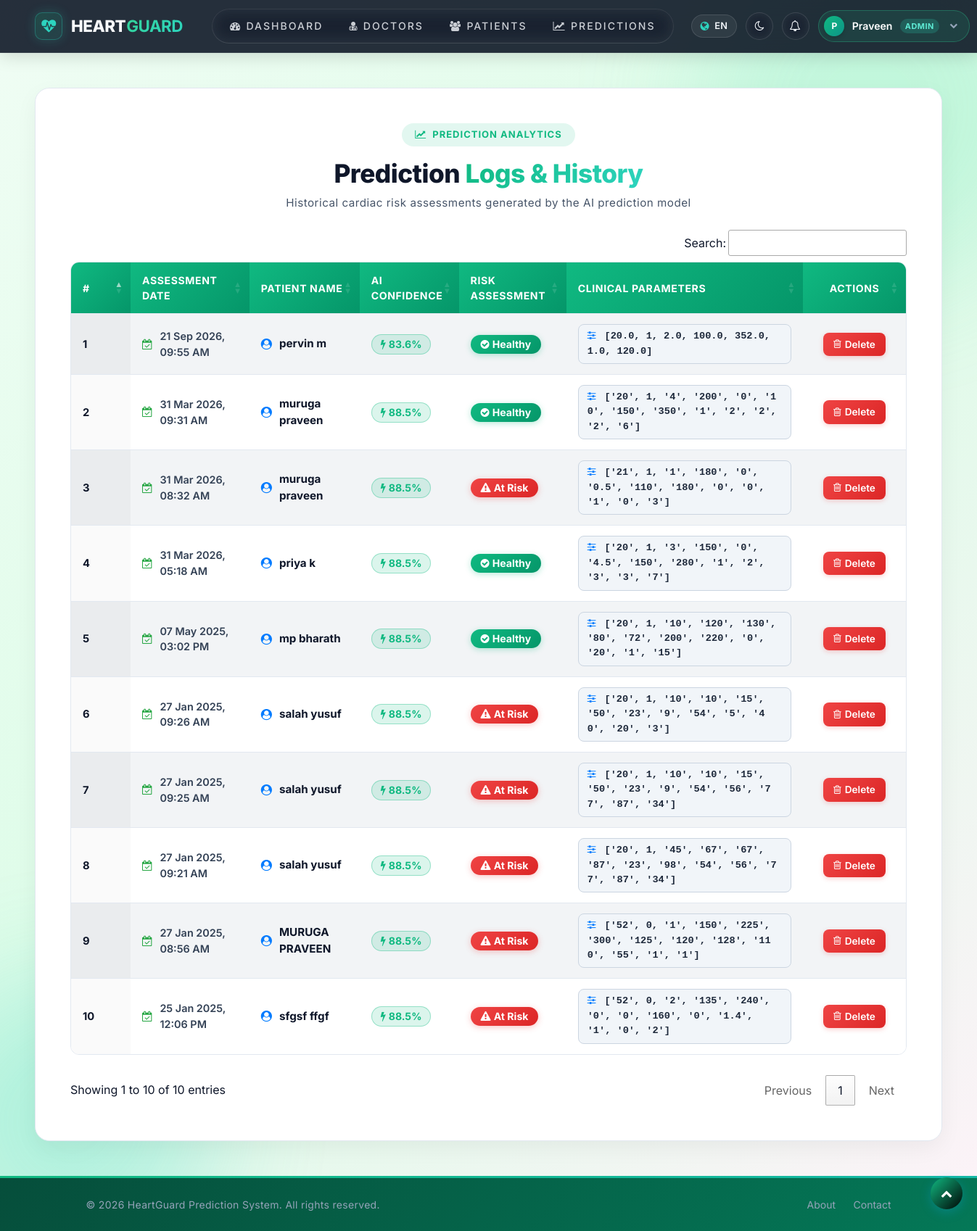
The page /view_search_pat (signed in) on the database its author committed.
### health/models.py (models this page shows, shortened)
class Search_Data(models.Model):
    patient = models.ForeignKey(Patient, on_delete=models.CASCADE, null=True)
    prediction_accuracy = models.CharField(max_length=100,null=True,blank=True)
    result = models.CharField(max_length=100,null=True,blank=True)
    values_list = models.CharField(max_length=100,null=True,blank=True)
    created = models.DateTimeField(auto_now=True,null=True)

class Patient(models.Model):
    user = models.ForeignKey(User, on_delete=models.CASCADE, null=True)
    contact = models.CharField(max_length=100, null=True)
    address = models.CharField(max_length=100, null=True)
    dob = models.DateField(null=True)
    image = models.FileField(null=True)

### health/views.py (the view)
# urls.py: path('view_search_pat', view_search_pat,name="view_search_pat"),
@login_required(login_url="login")
def view_search_pat(request):
    doc = None
    try:
        doc = Doctor.objects.get(user=request.user)
        data = Search_Data.objects.filter(patient__address__icontains=doc.address).order_by('-id')
    except:
        try:
            doc = Patient.objects.get(user=request.user)
            data = Search_Data.objects.filter(patient=doc).order_by('-id')
        except:
            data = Search_Data.objects.all().order_by('-id')
    return render(request,'view_search_pat.html',{'data':data})

### health/templates/view_search_pat.html (shortened to what this page needs)
{% extends 'index.html' %}
{% load static %}
{% block body %}
<div class="container-fluid px-lg-5 py-5">
    <div class="prediction-logs-card card p-4 p-md-5">
        <div class="section-header text-center mb-4">
            <div class="badge-label mb-2" style="display:inline-block; background: rgba(16,185,129,0.12); color: #10b981; font-weight: 700; font-size: 13px; padding: 6px 18px; border-radius: 50px; letter-spacing: 1px; text-transform: uppercase;">
                <i class="fa fa-line-chart mr-1"></i> Prediction Analytics
            </div>
            <h2 style="font-size: 2.2rem; font-weight: 800; letter-spacing: -0.5px; color: var(--text-primary); margin-top: 8px;">
                Prediction <span class="gradient-text">Logs & History</span>
            </h2>
            <p style="color: var(--text-secondary); font-size: 0.95rem; margin-top: 6px;">
                Historical cardiac risk assessments generated by the AI prediction model
            </p>
        </div>
        <div class="table-responsive">
            <table id="example" class="display table table-hover" style="width:100%">
                <thead>
                    <tr>
                        <th style="width: 50px;">#</th>
                        <th>Assessment Date</th>
                        {% if not request.user.patient_set.all.0 %}
                            <th>Patient Name</th>
                        {% endif %}
                        <th>AI Confidence</th>
                        <th>Risk Assessment</th>
                        <th>Clinical Parameters</th>
                        <th style="width: 110px; text-align: center;">Actions</th>
                    </tr>
                </thead>
                <tbody>
                {% for i in data %}
                    <tr>
                        <td class="font-weight-bold">{{forloop.counter}}</td>
                        <td>
                            <span class="log-date-badge">
                                <i class="fa fa-calendar-check-o text-success mr-1"></i>
                                {{i.created|date:"d M Y, h:i A"|default:"Recent"}}
                            </span>
                        </td>
                        {% if not request.user.patient_set.all.0 %}
                        <td>
                            <span class="log-patient-badge">
                                <i class="fa fa-user-circle text-primary mr-1"></i>
                                {% if i.patient.user.first_name or i.patient.user.last_name %}
                                    {{i.patient.user.first_name}} {{i.patient.user.last_name}}
                                {% else %}
                                    {{i.patient.user.username|default:"Patient"}}
                                {% endif %}
                            </span>
                        </td>
                        {% endif %}
                        <td>
                            <span class="badge" style="background: rgba(16,185,129,0.15); color: #10b981; font-weight: 700; border: 1px solid rgba(16,185,129,0.35); font-size: 0.88rem; padding: 6px 12px; border-radius: 20px;">
                                <i class="fa fa-bolt mr-1"></i>{{i.prediction_accuracy|floatformat:1}}%
                            </span>
                        </td>
                        <td>
                            {% if i.result == "0" %}
                                <span class="badge" style="background: linear-gradient(135deg, #10b981 0%, #059669 100%); color: #ffffff; font-size: 0.88rem; padding: 6px 14px; border-radius: 20px; font-weight: 700; box-shadow: 0 2px 8px rgba(16,185,129,0.3);">
                                    <i class="fa fa-check-circle mr-1"></i>Healthy
                                </span>
                            {% else %}
                                <span class="badge" style="background: linear-gradient(135deg, #ef4444 0%, #dc2626 100%); color: #ffffff; font-size: 0.88rem; padding: 6px 14px; border-radius: 20px; font-weight: 700; box-shadow: 0 2px 8px rgba(239,68,68,0.3);">
                                    <i class="fa fa-exclamation-triangle mr-1"></i>At Risk
                                </span>
                            {% endif %}
                        </td>
                        <td>
                            <div class="data-values-box" title="Clinical Parameter Values">
                                <i class="fa fa-sliders mr-1 text-primary"></i>
                                {{i.values_list}}
                            </div>
                        </td>
                        <td style="text-align: center;">
                            <a href="/delete_searched/{{i.id}}" class="btn-delete-log" onclick="return confirm('Are you sure you want to delete this prediction log?')" title="Delete Log">
                                <i class="fa fa-trash-o"></i> Delete
                            </a>
                        </td>
                    </tr>
                {% endfor %}
                </tbody>
            </table>
        </div>
    </div>
</div>
{% endblock %}

### health/templates/index.html (shortened to what this page needs)
<!DOCTYPE html>
{% load static %}
<html lang="en" id="htmlRoot">
<head>
	<link rel="stylesheet" href="{% static 'css/bootstrap.css' %}">
	<link href="{% static 'css/css_slider.css' %}" type="text/css" rel="stylesheet" media="all">
	<link rel="stylesheet" href="{% static 'css/style.css' %}" type="text/css" media="all" />
	<link href="{% static 'css/font-awesome.min.css' %}" rel="stylesheet">
	<link rel="stylesheet" href="https://cdnjs.cloudflare.com/ajax/libs/animate.css/4.1.1/animate.min.css"/>
<link rel='stylesheet' type='text/css' href="https://cdn.datatables.net/1.10.21/css/jquery.dataTables.min.css">
<link rel='stylesheet' type='text/css' href="https://cdn.datatables.net/buttons/1.6.2/css/buttons.dataTables.min.css">
</head>
<body>
	<div id="home">
		<nav class="modern-navbar" id="mainNavbar">
			<div class="container-fluid px-lg-5">
				<div class="navbar-container">
					<a href="{% url 'home' %}" class="navbar-brand">
						<div class="navbar-brand-icon-wrap">
							<i class="fa fa-heartbeat"></i>
						</div>
						<span class="brand-main">Heart<span class="brand-accent">Guard</span></span>
					</a>
					<div class="navbar-menu" id="navbarMenu">
						{% if request.user.is_staff %}
							<a href="{% url 'admin_home' %}" class="nav-link-item"><i class="fa fa-dashboard"></i> <span data-i18n="dashboard">Dashboard</span></a>
							<a href="/view_doctor" class="nav-link-item"><i class="fa fa-user-md"></i> <span data-i18n="doctors">Doctors</span></a>
							<a href="/view_patient" class="nav-link-item"><i class="fa fa-users"></i> <span data-i18n="patients">Patients</span></a>
							<a href="/view_search_pat" class="nav-link-item"><i class="fa fa-line-chart"></i> <span data-i18n="predictions">Predictions</span></a>
						{% endif %}
					</div>
					<div class="navbar-auth">
						<button class="lang-switch-btn" id="languageToggle" title="Switch Language / மொழியை மாற்றவும்" aria-label="Toggle language">
							<i class="fa fa-globe"></i>
							<span id="langLabel">EN</span>
						</button>
						<button class="nav-icon-btn" id="themeToggleBtn" title="Toggle Dark / Light Mode" aria-label="Toggle dark mode">
							<i class="fa fa-moon-o" id="themeIcon"></i>
						</button>
						{% if request.user.is_authenticated %}
							<a href="{% url 'view_notifications' %}" class="nav-icon-btn" title="Notifications" aria-label="Notifications" style="text-decoration:none;"><i class="fa fa-bell-o"></i></a>
							<div class="navbar-dropdown" id="userMenuDropdown">
								<button class="navbar-user-pill" type="button" aria-expanded="false">
									<div class="navbar-user-avatar">
										{{ request.user.username|make_list|first|upper }}
									</div>
									<span class="navbar-user-name">{{ request.user.username }}</span>
									{% if request.user.is_staff %}
										<span class="navbar-user-role">Admin</span>
									{% elif request.user.doctor_set.all.0 %}
										<span class="navbar-user-role">Doctor</span>
									{% else %}
										<span class="navbar-user-role">Patient</span>
									{% endif %}
									<i class="fa fa-chevron-down ml-1 chevron-icon" style="font-size: 0.7rem; color: #94a3b8;"></i>
								</button>
							</div>
						{% endif %}
					</div>
				</div>
			</div>
		</nav>
		{% block body %}
		{% endblock %}
	</div>
	<div class="footer-custom copy-w3pvt">
		<div class="container py-4">
			<div class="row align-items-center">
				<div class="col-md-6 text-center text-md-left">
					<p class="m-0">&copy; 2026 HeartGuard Prediction System. All rights reserved.</p>
				</div>
				<div class="col-md-6 text-center text-md-right mt-2 mt-md-0">
					<a href="{% url 'about' %}" style="color: #94a3b8; margin-right: 20px; font-size: 14px; transition: color 0.3s;">About</a>
					<a href="{% url 'contact' %}" style="color: #94a3b8; font-size: 14px; transition: color 0.3s;">Contact</a>
				</div>
			</div>
		</div>
	</div>
	<a href="#home" class="move-top text-center"><i class="fa fa-chevron-up text-white" style="font-size:16px;"></i></a>
</body>
</html>

### health/static/css/style.css (style rules this page uses)
:root { --primary: #0ea5e9; --primary-dark: #0284c7; --primary-light: #38bdf8; --accent: #f43f5e; --accent-light: #fb7185; --text-main: #0f172a; --text-light: #475569; --text-muted: #94a3b8; --bg-light: #f0f9ff; --white: #ffffff; --border: #e2e8f0; --border-radius: 14px; }
body { padding: 0; margin: 0; background: var(--bg-light); font-family: 'Inter', sans-serif; color: var(--text-main); overflow-x: hidden; }
body a, body button { transition: all 0.3s ease; text-decoration: none; }
html { scroll-behavior: smooth; }
h1, h2, h3, h4, h5, h6 { margin: 0; padding: 0; font-family: 'Inter', sans-serif; font-weight: 600; color: var(--text-main); }
p { margin: 0; padding: 0; font-size: 15px; letter-spacing: 0.5px; line-height: 1.8; color: var(--text-light); font-family: 'Inter', sans-serif; }
a.move-top { width: 34px; height: 34px; background: url(../images/move-top.png) no-repeat; display: inline-block; position: fixed; bottom: 4%; right: 2%; z-index: 0; }
#home { position: relative; }
nav { margin: 0; padding: 0; }
nav:after { content: ""; display: table; clear: both; }
nav a { padding: 0; color: #fff; font-size: 13px; letter-spacing: 2px; font-weight: 700; text-transform: uppercase; display: inline-block; transition: 0.5s all; -webkit-transition: 0.5s all; -moz-transition: 0.5s all; -o-transition: 0.5s all; -ms-transition: 0.5s all; }

### health/templates/view_search_pat.html (style rules this page uses)
.prediction-logs-card { border-radius: 20px; border: 1px solid var(--border); background: var(--surface); box-shadow: 0 10px 30px rgba(0, 0, 0, 0.05); overflow: hidden; transition: all 0.3s ease; }
table.dataTable { border-collapse: separate !important; border-spacing: 0 !important; width: 100% !important; margin: 1.5rem 0 !important; border-radius: 12px; overflow: hidden; border: 1px solid var(--border) !important; }
table.dataTable thead th { background: linear-gradient(135deg, #10b981 0%, #059669 100%) !important; color: #ffffff !important; font-weight: 700 !important; font-size: 0.88rem !important; text-transform: uppercase !important; letter-spacing: 0.6px !important; border: none !important; padding: 14px 16px !important; vertical-align: middle !important; }
table.dataTable tbody tr { background-color: #ffffff !important; color: #0f172a !important; transition: background-color 0.2s ease; }
table.dataTable tbody tr.odd { background-color: #f8fafc !important; color: #0f172a !important; }
table.dataTable tbody tr.even { background-color: #ffffff !important; color: #0f172a !important; }
table.dataTable tbody td { padding: 14px 16px !important; vertical-align: middle !important; font-size: 0.92rem !important; color: #0f172a !important; border-top: 1px solid #e2e8f0 !important; border-bottom: none !important; }
.log-date-badge { display: inline-flex; align-items: center; gap: 6px; color: #334155; font-weight: 600; font-size: 0.9rem; }
.log-patient-badge { display: inline-flex; align-items: center; gap: 6px; color: #0f172a; font-weight: 700; font-size: 0.95rem; }
.data-values-box { background: #f1f5f9; border: 1px solid #cbd5e1; color: #1e293b; padding: 6px 12px; border-radius: 8px; font-family: 'SFMono-Regular', Consolas, 'Liberation Mono', Menlo, monospace; font-size: 0.85rem; font-weight: 600; word-break: break-all; display: inline-block; max-width: 100%; }
.btn-delete-log { background: linear-gradient(135deg, #ef4444 0%, #dc2626 100%); color: #ffffff !important; border: none; border-radius: 8px; padding: 6px 14px; font-size: 0.85rem; font-weight: 600; box-shadow: 0 2px 6px rgba(239, 68, 68, 0.25); transition: all 0.2s ease; display: inline-flex; align-items: center; gap: 5px; text-decoration: none !important; }

### rows shown on the page
Search_Data: created "21 Sep 2026, 09:55 AM", patient.user.first_name "pervin", patient.user.last_name "m", prediction_accuracy "83.6", result "0" (drawn), values_list "[20.0, 1, 2.0, 100.0, 352.0, 1.0, 120.0]"
Search_Data: created "31 Mar 2026, 09:31 AM", patient.user.first_name "muruga", patient.user.last_name "praveen", prediction_accuracy "88.5", result "0" (drawn), values_list "['20', 1, '4', '200', '0', '10', '150', '350', '1', '2', '2', '2', '6']"
Search_Data: created "31 Mar 2026, 08:32 AM", patient.user.first_name "muruga", patient.user.last_name "praveen", prediction_accuracy "88.5", result "1" (drawn), values_list "['21', 1, '1', '180', '0', '0.5', '110', '180', '0', '0', '1', '0', '3']"
Search_Data: created "31 Mar 2026, 05:18 AM", patient.user.first_name "priya", patient.user.last_name "k", prediction_accuracy "88.5", result "0" (drawn), values_list "['20', 1, '3', '150', '0', '4.5', '150', '280', '1', '2', '3', '3', '7']"
Search_Data: created "07 May 2025, 03:02 PM", patient.user.first_name "mp", patient.user.last_name "bharath", prediction_accuracy "88.5", result "0" (drawn), values_list "['20', 1, '10', '120', '130', '80', '72', '200', '220', '0', '20', '1', '15']"
Search_Data: created "27 Jan 2025, 09:26 AM", patient.user.first_name "salah", patient.user.last_name "yusuf", prediction_accuracy "88.5", result "1" (drawn), values_list "['20', 1, '10', '10', '15', '50', '23', '9', '54', '5', '40', '20', '3']"
Search_Data: created "27 Jan 2025, 09:25 AM", patient.user.first_name "salah", patient.user.last_name "yusuf", prediction_accuracy "88.5", result "1" (drawn), values_list "['20', 1, '10', '10', '15', '50', '23', '9', '54', '56', '77', '87', '34']"
Search_Data: created "27 Jan 2025, 09:21 AM", patient.user.first_name "salah", patient.user.last_name "yusuf", prediction_accuracy "88.5", result "1" (drawn), values_list "['20', 1, '45', '67', '67', '87', '23', '98', '54', '56', '77', '87', '34']"
Search_Data: created "27 Jan 2025, 08:56 AM", patient.user.first_name "MURUGA", patient.user.last_name "PRAVEEN", prediction_accuracy "88.5", result "1" (drawn), values_list "['52', 0, '1', '150', '225', '300', '125', '120', '128', '110', '55', '1', '1']"
Search_Data: created "25 Jan 2025, 12:06 PM", patient.user.first_name "sfgsf", patient.user.last_name "ffgf", prediction_accuracy "88.5", result "1" (drawn), values_list "['52', 0, '2', '135', '240', '0', '0', '160', '0', '1.4', '1', '0', '2']"

### other values the page prints
{{ request.user.username|make_list|first|upper }} "P"
{{ request.user.username }} "Praveen"
